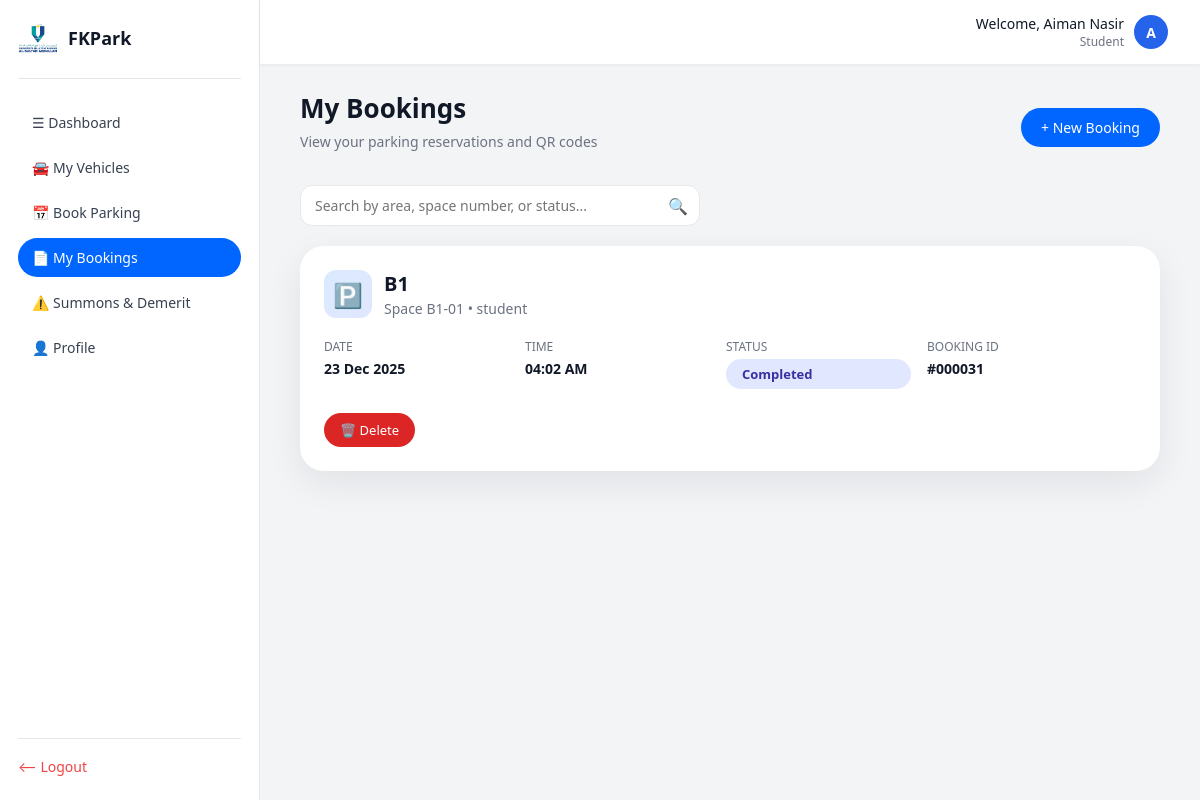
Before: /fkpark/my_bookings.php (signed in) with the older database file.
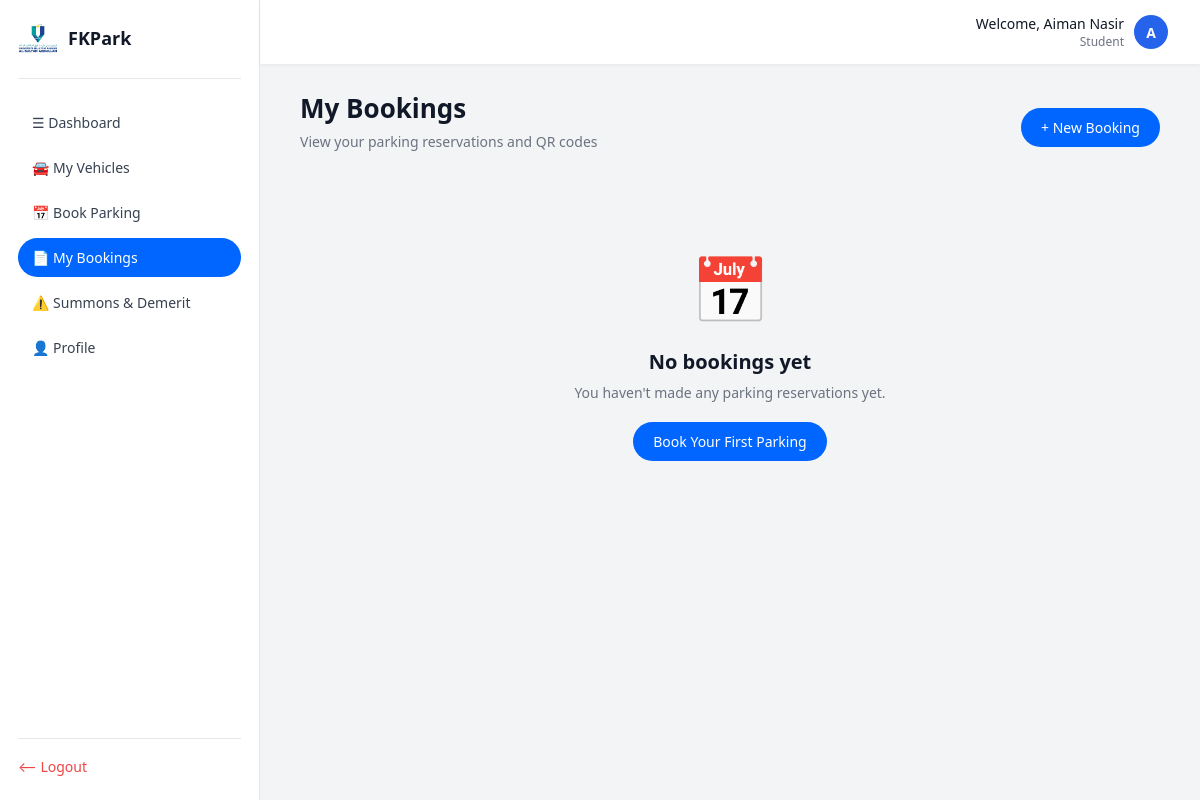
After: the same page with the newer database file.
### tables this page shows
CREATE TABLE `student` (
  `student_id` varchar(255) NOT NULL,
  `name` varchar(100) NOT NULL,
  `email` varchar(255) NOT NULL,
  `phone` varchar(30) DEFAULT NULL
);

CREATE TABLE `booking` (
  `booking_id` int(15) NOT NULL,
  `date` date NOT NULL,
  `time` time NOT NULL,
  `QrCode` mediumblob DEFAULT NULL,
  `status` varchar(20) NOT NULL DEFAULT 'Pending',
  `student_id` varchar(255) NOT NULL,
  `space_id` int(15) NOT NULL
);

CREATE TABLE `parking_area` (
  `Area_ID` int(15) NOT NULL,
  `area_name` varchar(100) NOT NULL,
  `admin_id` varchar(255) NOT NULL,
  `area_type` varchar(50) NOT NULL
);

CREATE TABLE `parking_space` (
  `space_id` int(15) NOT NULL,
  `space_num` varchar(20) NOT NULL,
  `status` varchar(20) NOT NULL DEFAULT 'Available',
  `QrCode` varchar(255) DEFAULT NULL,
  `area_ID` int(15) NOT NULL
);

### fkpark/my_bookings.php (the view, shortened to what this page needs)
<?php
require 'db.php';
$studentUsername = $_SESSION['username'];
$studentName = $studentUsername;
$sqlStudent = "SELECT name FROM student WHERE student_id = ?";
$stmtStudent = mysqli_prepare($conn, $sqlStudent);
if ($stmtStudent) {
    mysqli_stmt_bind_param($stmtStudent, "s", $studentUsername);
    mysqli_stmt_execute($stmtStudent);
    $result = mysqli_stmt_get_result($stmtStudent);
    if ($row = mysqli_fetch_assoc($result)) {
        $studentName = $row['name'];
    }
}
$sqlBookings = "
    SELECT b.booking_id, b.date, b.time, b.status, b.QrCode,
           ps.space_num, ps.space_id, pa.area_name, pa.area_type
    FROM booking b
    JOIN parking_space ps ON ps.space_id = b.space_id
    JOIN parking_area pa ON pa.Area_ID = ps.area_ID
    WHERE b.student_id = ?
    ORDER BY
        CASE b.status
            WHEN 'Active' THEN 1
            WHEN 'Pending' THEN 2
            WHEN 'Completed' THEN 3
            WHEN 'Cancelled' THEN 4
        END,
        b.date DESC, b.time DESC
";
$stmtBookings = mysqli_prepare($conn, $sqlBookings);
mysqli_stmt_bind_param($stmtBookings, "s", $studentUsername);
mysqli_stmt_execute($stmtBookings);
$resultBookings = mysqli_stmt_get_result($stmtBookings);
$bookings = [];
while ($row = mysqli_fetch_assoc($resultBookings)) {
    $bookings[] = $row;
}
function esc($v) { return htmlspecialchars($v, ENT_QUOTES, 'UTF-8'); }
?>
<!DOCTYPE html>
<html lang="en">
<head>
</head>
<body>
<div class="layout">
    <aside class="sidebar">
        <div class="sidebar-header">
            <div class="sidebar-logo"><img src="images/logo-removebg.png" alt="FKPark Logo"></div>
            <div class="sidebar-title">FKPark</div>
        </div>
        <nav class="nav">
            <a href="dashboard_stud.php" class="nav-link">☰ Dashboard</a>
            <a href="student_vehicles.php" class="nav-link">🚘 My Vehicles</a>
            <a href="book_parking.php" class="nav-link">📅 Book Parking</a>
            <a href="my_bookings.php" class="nav-link active">📄 My Bookings</a>
            <a href="student_summon.php" class="nav-link">⚠️ Summons & Demerit</a>
            <a href="student_profile.php" class="nav-link">👤 Profile</a>
        </nav>
        <div class="sidebar-footer">
            <a href="logout.php" class="logout-btn">⟵ Logout</a>
        </div>
    </aside>
    <div class="main">
        <header class="topbar">
            <div class="topbar-user">
                <div class="topbar-user-info">
                    <div>Welcome, <?php echo esc($studentName); ?></div>
                    <div class="topbar-role">Student</div>
                </div>
                <div class="avatar"><?php echo strtoupper(substr($studentName, 0, 1)); ?></div>
            </div>
        </header>
        <main class="content">
            <div class="content-header">
                <div>
                    <h1 class="page-title">My Bookings</h1>
                    <p class="page-subtitle">View your parking reservations and QR codes</p>
                </div>
                <a href="book_parking.php" class="btn-primary">+ New Booking</a>
            </div>
            <?php if (!empty($bookings)): ?>
    <div class="search-container">
        <div class="search-box">
            <input
                type="text"
                id="searchInput"
                class="search-input"
                placeholder="Search by area, space number, or status..."
                autocomplete="off"
            >
            <span class="search-icon">🔍</span>
        </div>
    </div>
<?php endif; ?>
            <?php if (empty($bookings)): ?>
                <div class="empty-state">
                    <div class="empty-state-icon">📅</div>
                    <h3>No bookings yet</h3>
                    <p>You haven't made any parking reservations yet.</p>
                    <a href="book_parking.php" class="btn-primary">Book Your First Parking</a>
                </div>
            <?php else: ?>
                <div class="bookings-grid">
                    <?php foreach ($bookings as $booking): ?>
                        <div class="booking-card">
                            <div class="booking-info">
                                <div class="booking-header">
                                    <div class="booking-icon">🅿️</div>
                                    <div>
                                        <h2 class="booking-title"><?php echo esc($booking['area_name']); ?></h2>
                                        <p class="booking-subtitle">Space <?php echo esc($booking['space_num']); ?> • <?php echo esc($booking['area_type']); ?></p>
                                    </div>
                                </div>
                                <div class="booking-details">
                                    <div class="detail-item">
                                        <span class="detail-label">Date</span>
                                        <span class="detail-value"><?php echo date('d M Y', strtotime($booking['date'])); ?></span>
                                    </div>
                                    <div class="detail-item">
                                        <span class="detail-label">Time</span>
                                        <span class="detail-value"><?php echo date('h:i A', strtotime($booking['time'])); ?></span>
                                    </div>
                                    <div class="detail-item">
                                        <span class="detail-label">Status</span>
                                        <span class="status-badge <?php echo esc($booking['status']); ?>">
                                            <?php echo esc($booking['status']); ?>
                                        </span>
                                    </div>
                                    <div class="detail-item">
                                        <span class="detail-label">Booking ID</span>
                                        <span class="detail-value">#<?php echo str_pad($booking['booking_id'], 6, '0', STR_PAD_LEFT); ?></span>
                                    </div>
                                </div>
                                <div class="booking-actions">
                                    <?php if ($booking['status'] === 'Pending'): ?>
                                        <button class="btn-small btn-edit"
                                                onclick="openEditModal(<?php echo $booking['booking_id']; ?>, '<?php echo $booking['date']; ?>', '<?php echo $booking['time']; ?>')">
                                            ✏️ Edit
                                        </button>
                                        <a href="my_bookings.php?cancel=<?php echo $booking['booking_id']; ?>"
                                           class="btn-small btn-danger"
                                           onclick="return confirm('Cancel this booking?');">
                                            ❌ Cancel
                                        </a>
                                    <?php elseif ($booking['status'] === 'Completed' || $booking['status'] === 'Cancelled'): ?>
                                        <a href="my_bookings.php?delete=<?php echo $booking['booking_id']; ?>"
                                           class="btn-small btn-delete"
                                           onclick="return confirm('Delete this booking? This cannot be undone.');">
                                            🗑️ Delete
                                        </a>
                                    <?php endif; ?>
                                </div>
                            </div>
                        </div>
                    <?php endforeach; ?>
                </div>
            <?php endif; ?>
        </main>
    </div>
</div>
</body>
</html>

Changed rows visible on the page:
removed booking: parking_area.area_name "B1", space.space_num "B1-01", parking_area.area_type "student", date "23 Dec 2025", time "04:02 AM", status "Completed", booking_id "000031"
Other visible differences:
text now shown: "📅 No bookings yet You haven't made any parking reservations yet. Book Your First Parking"
